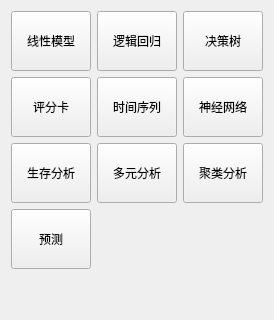
          <widget class="QWidget" name="page_model">
           <layout class="QGridLayout" name="gridLayout_4">
            <item row="1" column="2">
             <widget class="QToolButton" name="btn_model_cnn">
              <property name="minimumSize">
               <size>
                <width>80</width>
                <height>60</height>
               </size>
              </property>
              <property name="maximumSize">
               <size>
                <width>80</width>
                <height>60</height>
               </size>
              </property>
              <property name="text">
               <string>神经网络</string>
              </property>
              <property name="icon">
               <iconset resource="../pyqtsource.qrc">
                <normaloff>:/pyqt/source/images/nostackdirectboth_52x60.png</normaloff>:/pyqt/source/images/nostackdirectboth_52x60.png</iconset>
              </property>
              <property name="iconSize">
               <size>
                <width>32</width>
                <height>32</height>
               </size>
              </property>
              <property name="toolButtonStyle">
               <enum>Qt::ToolButtonTextUnderIcon</enum>
              </property>
             </widget>
            </item>
            <item row="1" column="1">
             <widget class="QToolButton" name="btn_model_time_seires">
              <property name="minimumSize">
               <size>
                <width>80</width>
                <height>60</height>
               </size>
              </property>
              <property name="maximumSize">
               <size>
                <width>80</width>
                <height>60</height>
               </size>
              </property>
              <property name="text">
               <string>时间序列</string>
              </property>
              <property name="icon">
               <iconset resource="../pyqtsource.qrc">
                <normaloff>:/pyqt/source/images/deletecolumns.png</normaloff>:/pyqt/source/images/deletecolumns.png</iconset>
              </property>
              <property name="iconSize">
               <size>
                <width>32</width>
                <height>32</height>
               </size>
              </property>
              <property name="toolButtonStyle">
               <enum>Qt::ToolButtonTextUnderIcon</enum>
              </property>
             </widget>
            </item>
            <item row="1" column="0">
             <widget class="QToolButton" name="btn_model_scorecard">
              <property name="minimumSize">
               <size>
                <width>80</width>
                <height>60</height>
               </size>
              </property>
              <property name="maximumSize">
               <size>
                <width>80</width>
                <height>60</height>
               </size>
              </property>
              <property name="text">
               <string>评分卡</string>
              </property>
              <property name="icon">
               <iconset resource="../pyqtsource.qrc">
                <normaloff>:/pyqt/source/images/nostackdirectboth_52x60.png</normaloff>:/pyqt/source/images/nostackdirectboth_52x60.png</iconset>
              </property>
              <property name="iconSize">
               <size>
                <width>32</width>
                <height>32</height>
               </size>
              </property>
              <property name="toolButtonStyle">
               <enum>Qt::ToolButtonTextUnderIcon</enum>
              </property>
             </widget>
            </item>
            <item row="2" column="2">
             <widget class="QToolButton" name="btn_model_3">
              <property name="minimumSize">
               <size>
                <width>80</width>
                <height>60</height>
               </size>
              </property>
              <property name="maximumSize">
               <size>
                <width>80</width>
                <height>60</height>
               </size>
              </property>
              <property name="text">
               <string>聚类分析</string>
              </property>
              <property name="icon">
               <iconset resource="../pyqtsource.qrc">
                <normaloff>:/pyqt/source/images/nostackdirectboth_52x60.png</normaloff>:/pyqt/source/images/nostackdirectboth_52x60.png</iconset>
              </property>
              <property name="iconSize">
               <size>
                <width>32</width>
                <height>32</height>
               </size>
              </property>
              <property name="toolButtonStyle">
               <enum>Qt::ToolButtonTextUnderIcon</enum>
              </property>
             </widget>
            </item>
            <item row="0" column="2">
             <widget class="QToolButton" name="btn_model_tree">
              <property name="minimumSize">
               <size>
                <width>80</width>
                <height>60</height>
               </size>
              </property>
              <property name="maximumSize">
               <size>
                <width>80</width>
                <height>60</height>
               </size>
              </property>
              <property name="text">
               <string>决策树</string>
              </property>
              <property name="icon">
               <iconset resource="../pyqtsource.qrc">
                <normaloff>:/pyqt/source/images/formfilternavigator.png</normaloff>:/pyqt/source/images/formfilternavigator.png</iconset>
              </property>
              <property name="iconSize">
               <size>
                <width>32</width>
                <height>32</height>
               </size>
              </property>
              <property name="toolButtonStyle">
               <enum>Qt::ToolButtonTextUnderIcon</enum>
              </property>
             </widget>
            </item>
            <item row="2" column="0">
             <widget class="QToolButton" name="btn_model_1">
              <property name="minimumSize">
               <size>
                <width>80</width>
                <height>60</height>
               </size>
              </property>
              <property name="maximumSize">
               <size>
                <width>80</width>
                <height>60</height>
               </size>
              </property>
              <property name="text">
               <string>生存分析</string>
              </property>
              <property name="icon">
               <iconset resource="../pyqtsource.qrc">
                <normaloff>:/pyqt/source/images/nostackdirectboth_52x60.png</normaloff>:/pyqt/source/images/nostackdirectboth_52x60.png</iconset>
              </property>
              <property name="iconSize">
               <size>
                <width>32</width>
                <height>32</height>
               </size>
              </property>
              <property name="toolButtonStyle">
               <enum>Qt::ToolButtonTextUnderIcon</enum>
              </property>
             </widget>
            </item>
            <item row="5" column="1">
             <spacer name="verticalSpacer_5">
              <property name="orientation">
               <enum>Qt::Vertical</enum>
              </property>
              <property name="sizeHint" stdset="0">
               <size>
                <width>20</width>
                <height>40</height>
               </size>
              </property>
             </spacer>
            </item>
            <item row="2" column="1">
             <widget class="QToolButton" name="btn_model_2">
              <property name="minimumSize">
               <size>
                <width>80</width>
                <height>60</height>
               </size>
              </property>
              <property name="maximumSize">
               <size>
                <width>80</width>
                <height>60</height>
               </size>
              </property>
              <property name="text">
               <string>多元分析</string>
              </property>
              <property name="icon">
               <iconset resource="../pyqtsource.qrc">
                <normaloff>:/pyqt/source/images/nostackdirectboth_52x60.png</normaloff>:/pyqt/source/images/nostackdirectboth_52x60.png</iconset>
              </property>
              <property name="iconSize">
               <size>
                <width>32</width>
                <height>32</height>
               </size>
              </property>
              <property name="toolButtonStyle">
               <enum>Qt::ToolButtonTextUnderIcon</enum>
              </property>
             </widget>
            </item>
            <item row="0" column="1">
             <widget class="QToolButton" name="btn_model_logist">
              <property name="minimumSize">
               <size>
                <width>80</width>
                <height>60</height>
               </size>
              </property>
              <property name="maximumSize">
               <size>
                <width>80</width>
                <height>60</height>
               </size>
              </property>
              <property name="text">
               <string>逻辑回归</string>
              </property>
              <property name="icon">
               <iconset resource="../pyqtsource.qrc">
                <normaloff>:/pyqt/source/images/formfilternavigator.png</normaloff>:/pyqt/source/images/formfilternavigator.png</iconset>
              </property>
              <property name="iconSize">
               <size>
                <width>32</width>
                <height>32</height>
               </size>
              </property>
              <property name="toolButtonStyle">
               <enum>Qt::ToolButtonTextUnderIcon</enum>
              </property>
             </widget>
            </item>
            <item row="0" column="0">
             <widget class="QToolButton" name="btn_model_linear_regression">
              <property name="minimumSize">
               <size>
                <width>80</width>
                <height>60</height>
               </size>
              </property>
              <property name="maximumSize">
               <size>
                <width>80</width>
                <height>60</height>
               </size>
              </property>
              <property name="text">
               <string>线性模型</string>
              </property>
              <property name="icon">
               <iconset resource="../pyqtsource.qrc">
                <normaloff>:/pyqt/source/images/formfilternavigator.png</normaloff>:/pyqt/source/images/formfilternavigator.png</iconset>
              </property>
              <property name="iconSize">
               <size>
                <width>32</width>
                <height>32</height>
               </size>
              </property>
              <property name="toolButtonStyle">
               <enum>Qt::ToolButtonTextUnderIcon</enum>
              </property>
             </widget>
            </item>
            <item row="3" column="0">
             <widget class="QToolButton" name="btn_model_4">
              <property name="minimumSize">
               <size>
                <width>80</width>
                <height>60</height>
               </size>
              </property>
              <property name="maximumSize">
               <size>
                <width>80</width>
                <height>60</height>
               </size>
              </property>
              <property name="text">
               <string>预测</string>
              </property>
              <property name="icon">
               <iconset resource="../pyqtsource.qrc">
                <normaloff>:/pyqt/source/images/nostackdirectboth_52x60.png</normaloff>:/pyqt/source/images/nostackdirectboth_52x60.png</iconset>
              </property>
              <property name="iconSize">
               <size>
                <width>32</width>
                <height>32</height>
               </size>
              </property>
              <property name="toolButtonStyle">
               <enum>Qt::ToolButtonTextUnderIcon</enum>
              </property>
             </widget>
            </item>
           </layout>
          </widget>
